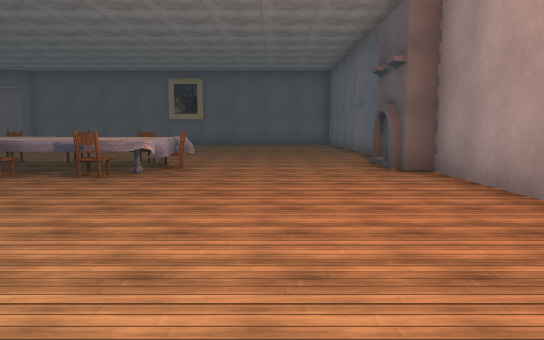
[1] (above)

21 first-person views from a walk through a 3-D level made in the Unity game engine. The camera is 1.4 m above the floor, tilts 6° down and sees 70° across. The floor is counted in squares, 2 m on a side. Each view is taken from the middle of a square. On the plan, view 1 faces up. The plan holds only what a view shows up to about 11 squares ahead; the rest is blank. The place goes on beyond the plan. The player character is not drawn. Some animated figures are not drawn. Some surface patterns are stand-ins.

[2]
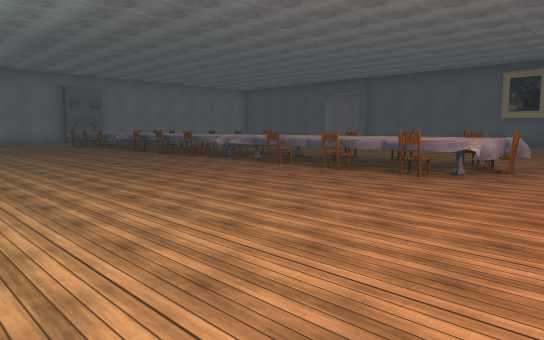

[3]
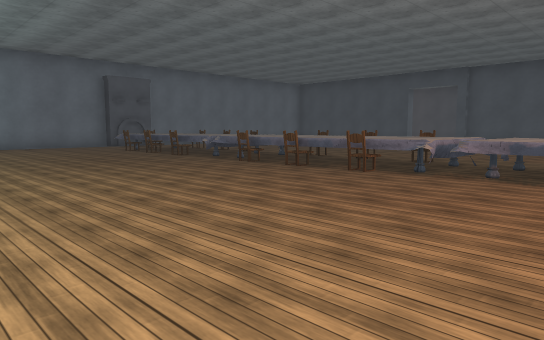

[4]
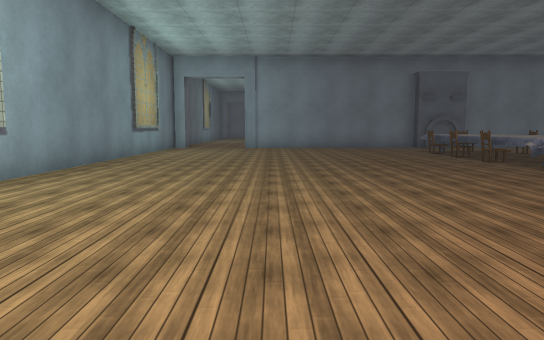

[5]
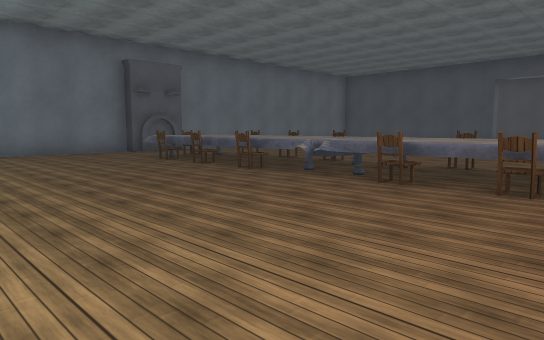

[6]
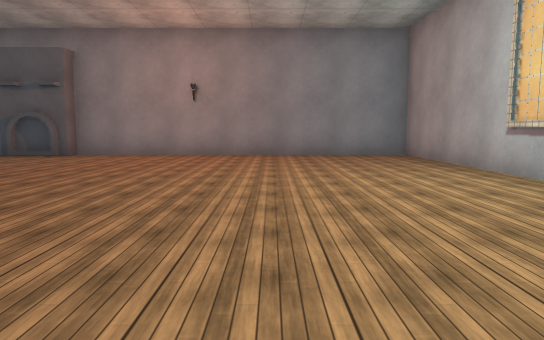

[7]
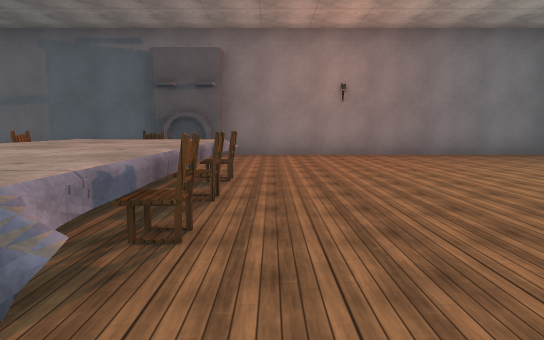

[8]
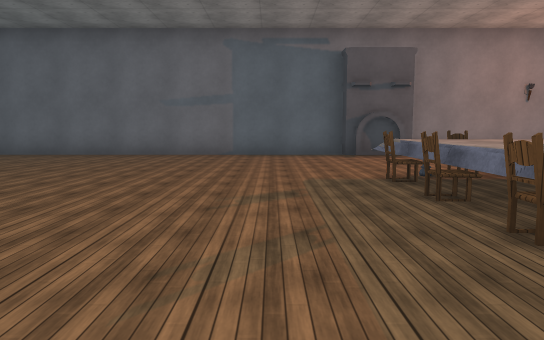

[9]
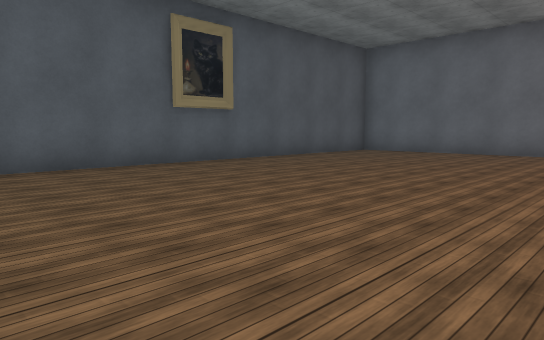

[10]
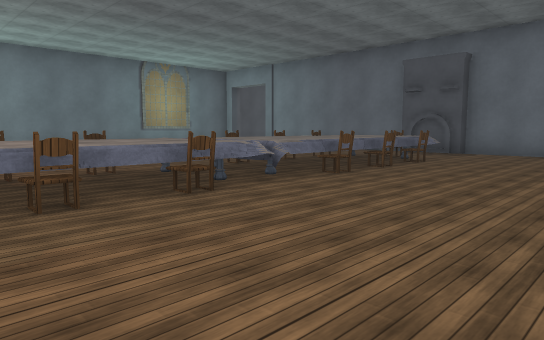

[11]
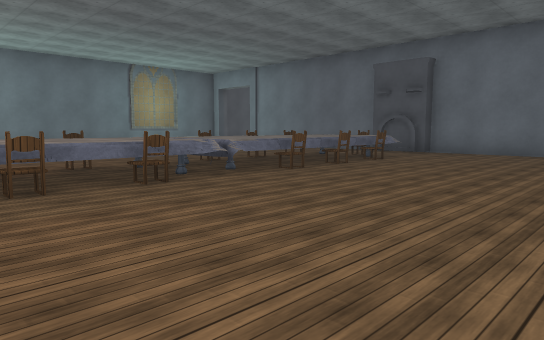

[12]
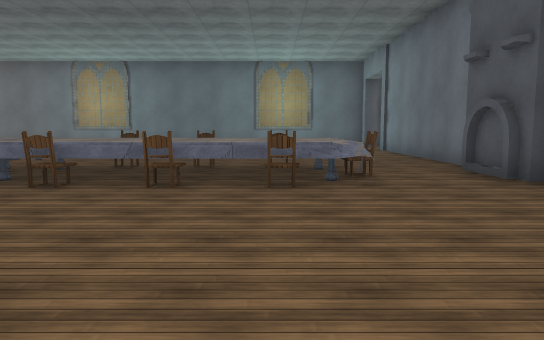

[13]
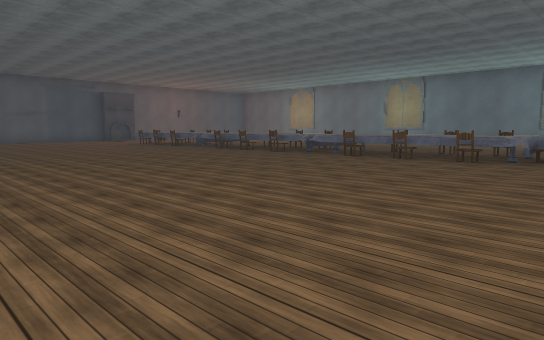

[14]
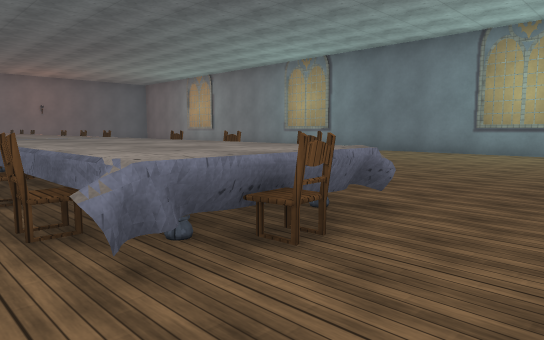

[15]
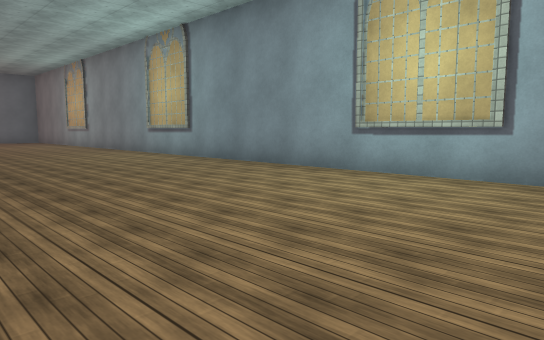

[16]
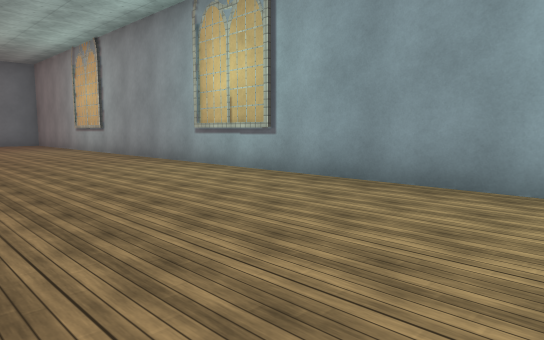

[17]
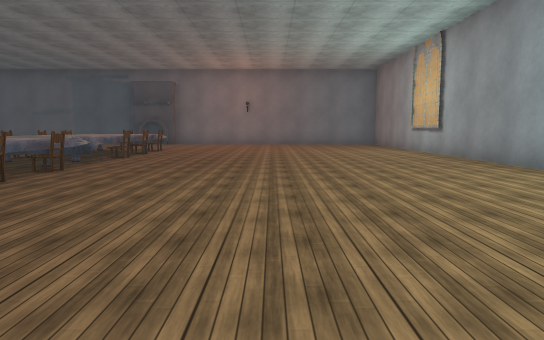

[18]
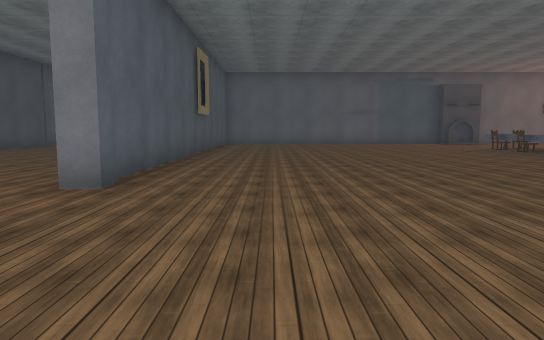

[19]
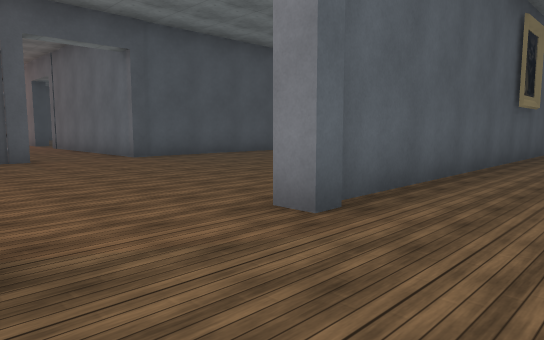

[20]
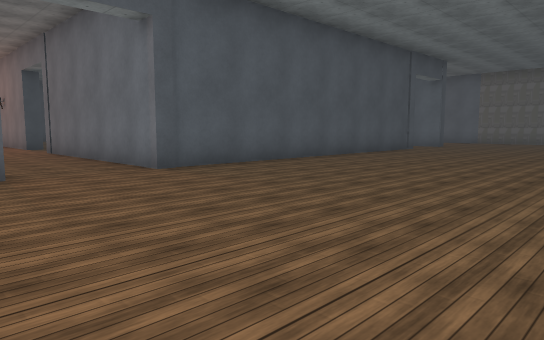

[21]
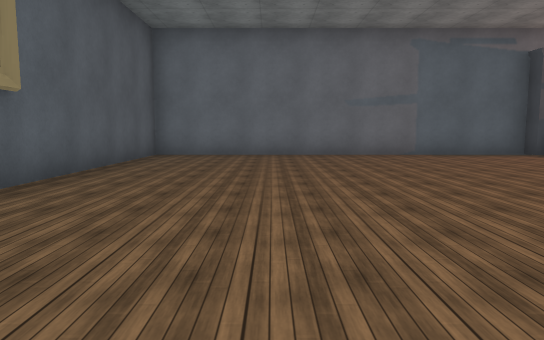

### Floor plan
Key: @ floor where view 1 was taken; # wall or solid block; . floor; ^ raised ledge; C chair; O other object.
Columns run from 20 left of view 1 to 3 right of it. Each row starts with its distance up from view 1.
 31          .#
 30          .#
 29          .#
 28          .#
 27         ..#
 26         ...##
 25         #...#####
 24        ............
 23        .............
 22        ..............
 21        ..............
 20        .........
 19        ....
 18        ..###############
 17 .... ..................#
 16 .......................#
 15 .......................#
 14 .......................#
 13  ......................#
 12  ......................#
 11 .......................#
 10 .......................#
  9 .......................#
  8 ..^CC^C^^CCC^^C^CC^...O#
  7 O.C^^^^^^^^^^^^^^^C...O#
  6 ..^CC^C^^CCC^^CCCC^....#
  5 .......................#
  4 .......................#
  3 .......................#
  2 .......................#
  1 .......................#
  0 ....................@..#
 -1  ......................#
 -2  ......................#
 -3  #######################

Positions as (right, up) in squares from view 1, and headings:
1: (0, 0), facing up
2: (0, 0), facing up-left
3: (-5, 0), facing up-left
4: (-6, 1), facing left
5: (-9, 1), facing up-left
6: (-8, 1), facing right
7: (-8, 5), facing right
8: (-8, 10), facing right
9: (-9, 11), facing up-right
10: (-9, 12), facing down-left
11: (-9, 13), facing down-left
12: (-17, 13), facing down
13: (-20, 17), facing down-right
14: (-20, 9), facing down-right
15: (-20, 3), facing down-right
16: (-16, 2), facing down-right
17: (-15, 2), facing right
18: (-16, 16), facing right
19: (-14, 16), facing up-right
20: (-13, 19), facing up-right
21: (-8, 15), facing right
